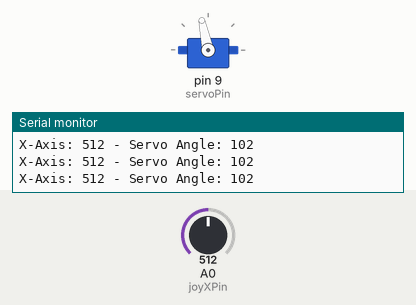
Bench run of a sketch on a simulated Arduino Uno, built with avr-gcc and run on an emulated ATmega328P. Shown: servo, the last lines printed to the serial monitor. Inputs (shaded band) come from the test bench; at power-on: A0 (joyXPin) = 512.

Above: at 1.2 s.
1.3 s: A0 (joyXPin) set to 716
At 2.5 s:
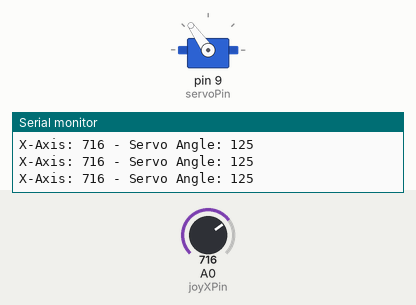
2.8 s: A0 (joyXPin) set to 900
At 4.0 s:
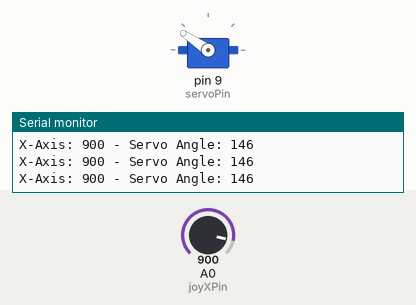
4.3 s: A0 (joyXPin) set to 1023
At 5.5 s:
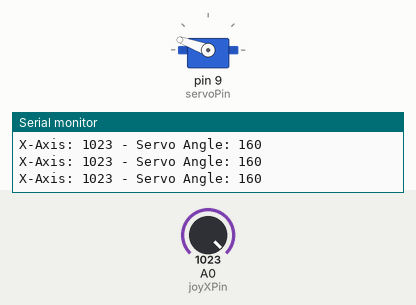
5.8 s: A0 (joyXPin) set to 306
At 7.0 s:
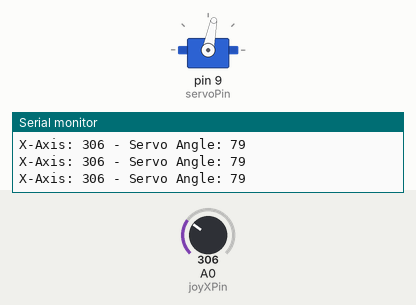
7.3 s: A0 (joyXPin) set to 122
At 7.6 s:
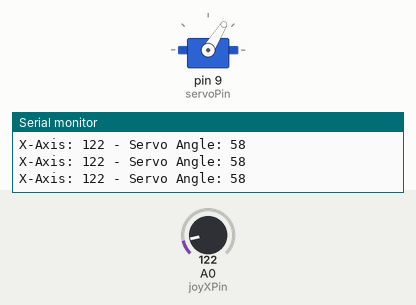
Timing chart, 0 to 9.8 s (numbered marks = the images above; inputs shaded):
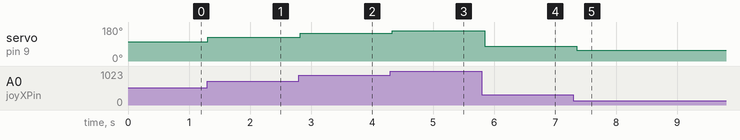

Measured:
- after the input at 1.3 s, servo on pin 9 (servoPin): 102° → 125° at once
- after the input at 2.8 s, servo on pin 9 (servoPin): 125° → 146° at once
- after the input at 4.3 s, servo on pin 9 (servoPin): 146° → 160° at once
- after the input at 5.8 s, servo on pin 9 (servoPin): 160° → 79° at once
- after the input at 7.3 s, servo on pin 9 (servoPin): 79° → 58° after 0.05 s

The sketch:

Joystick-Controlled_Servo_Motor_with_Arduino.ino
```cpp
#include <Servo.h>

// Define the pins for the joystick and servo
const int joyXPin = A0; // Joystick X-axis connected to analog pin A0
const int servoPin = 9; // Servo signal pin connected to digital pin 9

// Define variables to store joystick and servo values
int joyXValue = 0;
int servoAngle = 80; // Initial position for the servo

// Define the servo object
Servo myServo;

void setup() {
  // Initialize serial communication
  Serial.begin(9600);

  // Attach the servo to its pin
  myServo.attach(servoPin);
}

void loop() {
  // Read the joystick value
  joyXValue = analogRead(joyXPin);

  // Map joystick value to servo range (0-180)
  servoAngle = map(joyXValue, 0, 1023, 45,160);

  // Control the servo with joystick
  myServo.write(servoAngle);

  // Print joystick value and servo angle to serial monitor
  Serial.print("X-Axis: ");
  Serial.print(joyXValue);
  Serial.print(" - Servo Angle: ");
  Serial.println(servoAngle);

  // Delay for stability
  delay(100);
}
```
